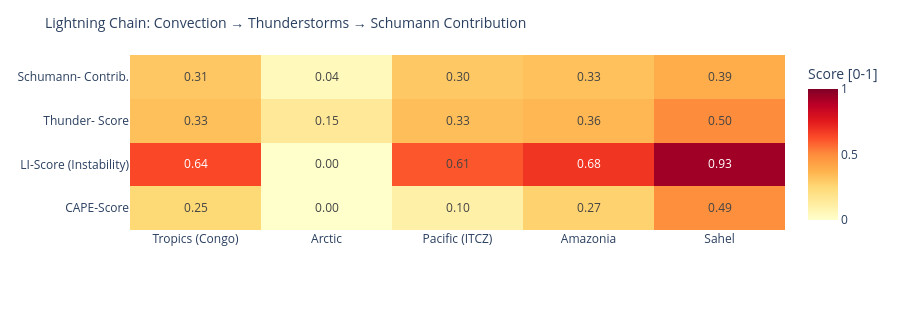

Notebook code for this chart:
### Code cell
# ============================================================
# LIGHTNING CHAIN: Convection → Thunderstorms → Schumann
# Shows the causal chain per measurement point as heatmap
# ============================================================

def cape_score(v):
    """CAPE → normalized score [0,1]"""
    if v is None or pd.isna(v): return 0.0
    return min(1.0, float(v) / 3000)

def li_score(v):
    """Lifted Index: negative = unstable → score [0,1]"""
    if v is None or pd.isna(v): return 0.3
    return min(1.0, max(0.0, (-float(v) + 6) / 12))

def cloud_score(v):
    if v is None or pd.isna(v): return 0.3
    return float(v) / 100

def thunder_score(row):
    """Kombinierter Gewitterwahrscheinlichkeits-Score
    CAPE + LI + Bedeckung + WMO-Gewitter + konvektiver Niederschlag (showers)
    Hinweis: X-Ray und Kp sind kein Bestandteil – nur geomagn./solarer Kontext.
    """
    cs = cape_score(row.get('cape'))
    ls = li_score(row.get('li'))
    cl = cloud_score(row.get('cloud'))
    t  = 1.0 if row.get('thunderstorm') else 0.0
    # Convective precipitation (showers) as additional indicator
    sh = min(1.0, (row.get('showers') or 0) / 5.0)
    return round(cs * 0.30 + ls * 0.25 + cl * 0.15 + t * 0.20 + sh * 0.10, 3)

def schumann_contribution(t_score, lat):
    """Schumann contribution: higher in tropics (±30°), scaled by thunderstorm score"""
    lat_weight = max(0.3, 1.0 - abs(lat) / 60)
    return round(t_score * lat_weight, 3)

df_atm['cape_score']   = df_atm.apply(lambda r: cape_score(r['cape']), axis=1)
df_atm['li_score']     = df_atm.apply(lambda r: li_score(r['li']),    axis=1)
df_atm['thunder_score']= df_atm.apply(lambda r: thunder_score(r.to_dict()), axis=1)
df_atm['schumann_contribution'] = df_atm.apply(
    lambda r: schumann_contribution(r['thunder_score'], r['lat']), axis=1)

metrics = ['cape_score', 'li_score', 'thunder_score', 'schumann_contribution']
labels  = ['CAPE-Score', 'LI-Score\n(Instability)', 'Thunder-\nScore', 'Schumann-\nContrib.']
z_data  = [df_atm[m].tolist() for m in metrics]

fig = go.Figure(go.Heatmap(
    z=z_data,
    x=df_atm['point'].tolist(),
    y=labels,
    colorscale='YlOrRd',
    zmin=0, zmax=1,
    text=[[f'{v:.2f}' for v in row] for row in z_data],
    texttemplate='%{text}', textfont=dict(size=12),
    colorbar=dict(title='Score [0-1]')
))
fig.update_layout(
    title=dict(text='Lightning Chain: Convection → Thunderstorms → Schumann Contribution', font=dict(size=14)),
    height=310,
    plot_bgcolor='rgba(0,0,0,0)', paper_bgcolor='rgba(0,0,0,0)',
    margin=dict(l=130, r=80, t=55, b=80)
)
fig.show()

### Figure 1 — Plotly figure (JSON) as saved in the notebook; plotly's stock layout.template omitted (floating-point values rounded to 4 significant figures)
{"data": [{"colorbar": {"title": {"text": "Score [0-1]"}}, "colorscale": [[0.0, "rgb(255,255,204)"], [0.125, "rgb(255,237,160)"], [0.25, "rgb(254,217,118)"], [0.375, "rgb(254,178,76)"], [0.5, "rgb(253,141,60)"], [0.625, "rgb(252,78,42)"], [0.75, "rgb(227,26,28)"], [0.875, "rgb(189,0,38)"], [1.0, "rgb(128,0,38)"]], "text": [["0.25", "0.00", "0.10", "0.27", "0.49"], ["0.64", "0.00", "0.61", "0.68", "0.93"], ["0.33", "0.15", "0.33", "0.36", "0.50"], ["0.31", "0.04", "0.30", "0.33", "0.39"]], "textfont": {"size": 12}, "texttemplate": "%{text}", "type": "heatmap", "x": ["Tropics (Congo)", "Arctic", "Pacific (ITCZ)", "Amazonia", "Sahel"], "y": ["CAPE-Score", "LI-Score\n(Instability)", "Thunder-\nScore", "Schumann-\nContrib."], "z": [[0.2467, 0.0, 0.1033, 0.2733, 0.4933], [0.6417, 0.0, 0.6083, 0.6833, 0.9333], [0.33, 0.15, 0.332, 0.358, 0.5], [0.308, 0.045, 0.304, 0.328, 0.392]], "zmax": 1, "zmin": 0}], "layout": {"height": 310, "margin": {"b": 80, "l": 130, "r": 80, "t": 55}, "paper_bgcolor": "rgba(0,0,0,0)", "plot_bgcolor": "rgba(0,0,0,0)", "title": {"font": {"size": 14}, "text": "Lightning Chain: Convection → Thunderstorms → Schumann Contribution"}}}
